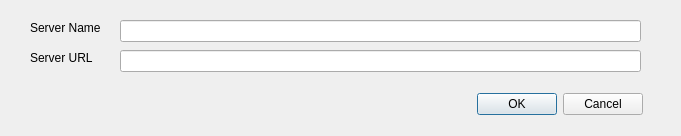
<?xml version="1.0" encoding="UTF-8"?>
<ui version="4.0">
 <class>Dialog</class>
 <widget class="QDialog" name="Dialog">
  <property name="geometry">
   <rect>
    <x>0</x>
    <y>0</y>
    <width>681</width>
    <height>136</height>
   </rect>
  </property>
  <property name="windowTitle">
   <string>Dialog</string>
  </property>
  <widget class="QLabel" name="label_NewSrvName">
   <property name="geometry">
    <rect>
     <x>30</x>
     <y>20</y>
     <width>91</width>
     <height>16</height>
    </rect>
   </property>
   <property name="text">
    <string>Server Name</string>
   </property>
  </widget>
  <widget class="QLabel" name="label_NewSrvUrl">
   <property name="geometry">
    <rect>
     <x>30</x>
     <y>50</y>
     <width>81</width>
     <height>16</height>
    </rect>
   </property>
   <property name="text">
    <string>Server URL</string>
   </property>
  </widget>
  <widget class="QLineEdit" name="txt_NewSrvName">
   <property name="geometry">
    <rect>
     <x>120</x>
     <y>20</y>
     <width>521</width>
     <height>22</height>
    </rect>
   </property>
  </widget>
  <widget class="QLineEdit" name="txt_NewSrvUrl">
   <property name="geometry">
    <rect>
     <x>120</x>
     <y>50</y>
     <width>521</width>
     <height>22</height>
    </rect>
   </property>
  </widget>
  <widget class="QDialogButtonBox" name="buttonBox">
   <property name="geometry">
    <rect>
     <x>450</x>
     <y>90</y>
     <width>193</width>
     <height>28</height>
    </rect>
   </property>
   <property name="standardButtons">
    <set>QDialogButtonBox::Cancel|QDialogButtonBox::Ok</set>
   </property>
  </widget>
 </widget>
 <resources/>
 <connections/>
</ui>
